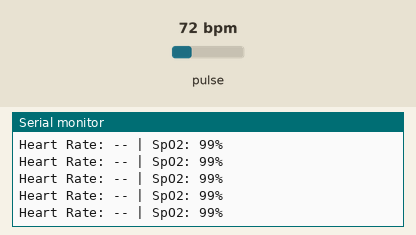
Bench run of a sketch on a simulated ESP32. On the bench: the last lines printed to the serial monitor. The test bench sets the inputs (shaded band); at power-on: pulse 72 bpm.

Above: at 1.2 s.
1.3 s: pulse set to 70 bpm
At 3.12 s:
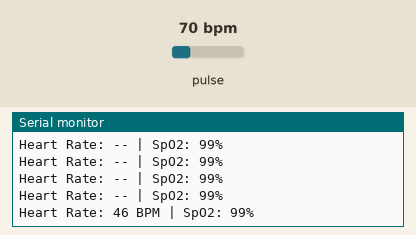
4.3 s: pulse set to 42 bpm
At 4.38 s:
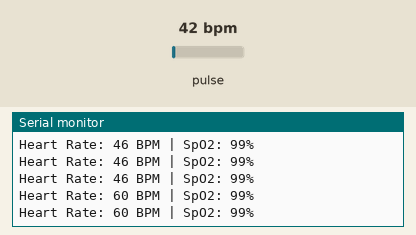
Timing chart, 0 to 7.3 s (numbered marks = the images above; inputs shaded):
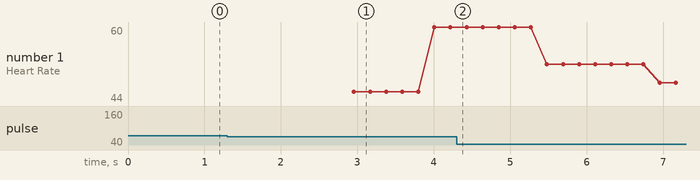

The sketch:

i2c_scan.ino
```cpp
#include <Wire.h>
#include "MAX30105.h"
#include "heartRate.h"

MAX30105 particleSensor;

// ======================
// BPM Variables
// ======================
const byte RATE_SIZE = 4;

byte rates[RATE_SIZE];
byte rateSpot = 0;

long lastBeat = 0;

float beatsPerMinute;
int beatAvg;

// Fake SpO2
int fakeSpO2 = 98;

// ======================
// Setup
// ======================
void setup()
{
    Serial.begin(115200);

    Serial.println("Initializing MAX30102...");

    Wire.begin(21, 22);

    if (!particleSensor.begin(Wire, I2C_SPEED_STANDARD))
    {
        Serial.println("MAX30102 not found");
        while (1);
    }

    Serial.println("Place finger on sensor");

    // Stable settings
    particleSensor.setup(
        30,   // LED brightness
        8,    // sample average
        2,    // LED mode
        50,   // sample rate
        411,  // pulse width
        4096  // ADC range
    );
}

// ======================
// Main Loop
// ======================
void loop()
{
    long irValue = particleSensor.getIR();

    // ======================
    // Finger Detection
    // ======================
    if (irValue < 70000)
    {
        Serial.println("No finger detected");
        delay(500);
        return;
    }

    // ======================
    // BPM Detection
    // ======================
    if (checkForBeat(irValue))
    {
        long delta = millis() - lastBeat;
        lastBeat = millis();

        beatsPerMinute = 60 / (delta / 1000.0);

        // Reject abnormal BPM
        if (beatsPerMinute > 40 && beatsPerMinute < 120)
        {
            rates[rateSpot++] = (byte)beatsPerMinute;
            rateSpot %= RATE_SIZE;

            beatAvg = 0;

            for (byte x = 0; x < RATE_SIZE; x++)
            {
                beatAvg += rates[x];
            }

            beatAvg /= RATE_SIZE;
        }
    }

    // ======================
    // Fake SpO2 Logic
    // ======================

    // Make it look realistic
    if (beatAvg > 100)
    {
        fakeSpO2 = 97;
    }
    else if (beatAvg > 85)
    {
        fakeSpO2 = 98;
    }
    else
    {
        fakeSpO2 = 99;
    }

    // ======================
    // Print Results
    // ======================
    Serial.print("Heart Rate: ");

    if (beatAvg > 40 && beatAvg < 120)
    {
        Serial.print(beatAvg);
        Serial.print(" BPM");
    }
    else
    {
        Serial.print("--");
    }

    Serial.print(" | ");

    Serial.print("SpO2: ");
    Serial.print(fakeSpO2);
    Serial.println("%");

    delay(200);
}
```

Measured:
- after the input at 1.3 s, the serial monitor: prints a new line after 1.7 s (image 1)
- plotted number 1: 60 → 44 after the input at 4.3 s
